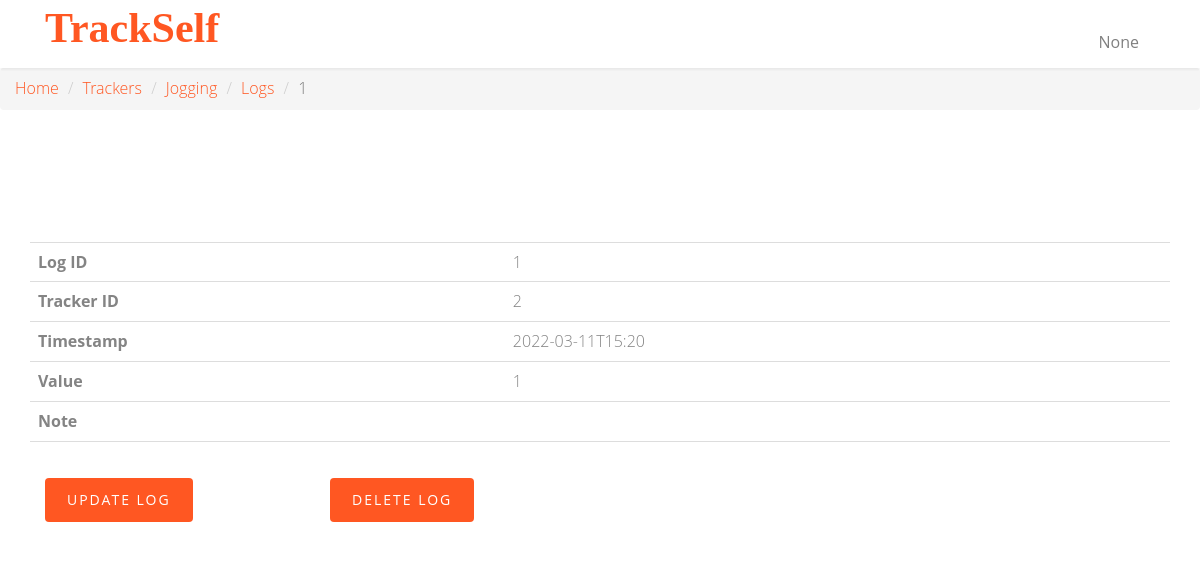
Page /trackers/2/logs/1 on the earlier database version.
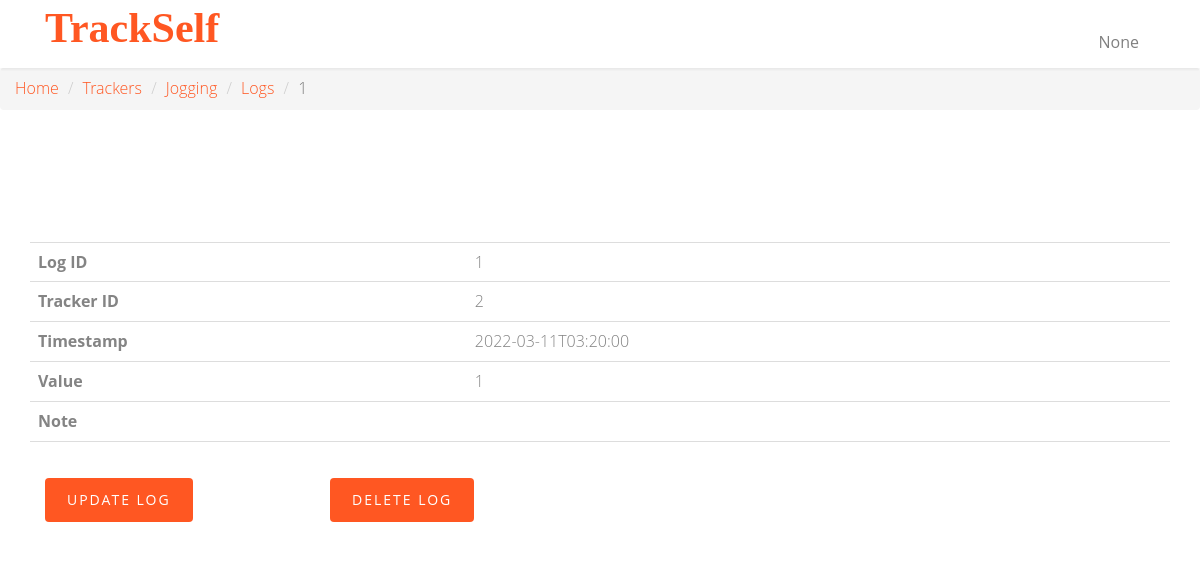
Same page on the later database version.
### app.py (models this page shows)
class Log(db.Model):
    __tablename__ = 'log'
    id = db.Column(db.Integer, primary_key=True, autoincrement=True)
    timestamp = db.Column(db.String, nullable=False)
    tracker = db.Column(db.Integer, db.ForeignKey('tracker.id'), nullable=False)
    value = db.Column(db.String, nullable=False)
    note = db.Column(db.String)

### app.py (the view)
@app.route("/trackers/<string:tracker_id>/logs/<int:log_id>", methods=["GET", "POST"])
def tracker_log(tracker_id, log_id):
    username = request.cookies.get('username')
    tracker = Tracker.query.filter_by(id=tracker_id).first()
    log = Log.query.filter_by(id=log_id).first()
    return render_template('log-get.html', username=username, tracker=tracker, log=log)

### templates/log-get.html (shortened to what this page needs)
<!DOCTYPE html>
<html class="no-js">
<head>
    <link rel="stylesheet" href="../../../static/css/animate.css">
    <link rel="stylesheet" href="../../../static/css/icomoon.css">
    <link rel="stylesheet" href="../../../static/css/bootstrap.css">
    <link rel="stylesheet" href="../../../static/css/superfish.css">
    <link rel="stylesheet" href="../../../static/css/style.css">
</head>
<body>
<div id="fh5co-wrapper">
    <div id="fh5co-page">
        <header id="fh5co-header-section" class="sticky-banner">
            <div class="container">
                <div class="nav-header">
                    <h1 id="fh5co-logo" class="col-sm-2"><a href="/">TrackSelf</a></h1>
                    <nav id="fh5co-menu-wrap" role="navigation" class="col-sm-1">
                        <ul class="sf-menu" id="fh5co-primary-menu">
                            <li class="nav-item dropdown">
                                <a class="nav-link dropdown-toggle" href="#" id="navbardrop" data-toggle="dropdown">
                                    {{ username }}
                                </a>
                            </li>
                        </ul>
                    </nav>
                </div>
            </div>
        </header>
        <nav aria-label="breadcrumb">
            <ol class="breadcrumb">
                <li class="breadcrumb-item"><a href="/">Home</a></li>
                <li class="breadcrumb-item"><a href="/trackers">Trackers</a></li>
                <li class="breadcrumb-item"><a href="/trackers/{{ tracker['id'] }}">{{ tracker['name'] }}</a></li>
                <li class="breadcrumb-item"><a href="/trackers/{{ tracker['id'] }}/logs">Logs</a></li>
                <li class="breadcrumb-item active" aria-current="page">{{ log['id'] }}</li>
            </ol>
        </nav>
        <div id="fh5co-contact" class="animate-box">
            <div class="container">
                <div class="row">
                    <div class="col-md-12">
                        <table id="tracker-table" class="table">
                            <tbody>
                            <tr>
                                <th scope="row">Log ID</th>
                                <td>{{ log['id'] }}</td>
                            </tr>
                            <tr>
                                <th scope="row">Tracker ID</th>
                                <td>{{ log['tracker'] }}</td>
                            </tr>
                            <tr>
                                <th scope="row">Timestamp</th>
                                <td>{{ log['timestamp'] }}</td>
                            </tr>
                            <tr>
                                <th scope="row">Value</th>
                                <td>{{ log['value'] }}</td>
                            </tr>
                            <tr>
                                <th scope="row">Note</th>
                                <td>{{ log['note'] }}</td>
                            </tr>
                            <tr>
                                <th scope="row"></th>
                                <td></td>
                            </tr>
                            </tbody>
                        </table>
                        <div class="col-md-3">
                            <div class="form-group">
                                <button id="updateButton" class="btn btn-primary" onclick="update_log({{ tracker['id'] }}, {{ log['id'] }})">Update Log</button>
                            </div>
                        </div>
                        <div class="col-md-3">
                            <div class="form-group">
                                <button id="deleteButton" class="btn btn-primary" onclick="delete_log({{ tracker['id'] }}, {{ log['id'] }})">Delete Log</button>
                            </div>
                        </div>
                    </div>
                </div>
            </div>
        </div>
    </div>
</div>
</body>
</html>

Differences in the rows shown:
changed Log id 1: timestamp "2022-03-11T15:20" → "2022-03-11T03:20:00"
